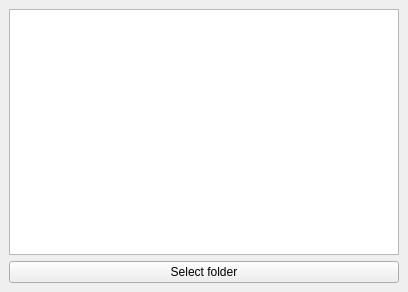
<?xml version="1.0" encoding="UTF-8"?>
<ui version="4.0">
 <class>MainWindow</class>
 <widget class="QMainWindow" name="MainWindow">
  <property name="geometry">
   <rect>
    <x>0</x>
    <y>0</y>
    <width>408</width>
    <height>292</height>
   </rect>
  </property>
  <property name="windowTitle">
   <string>MainWindow</string>
  </property>
  <widget class="QWidget" name="centralwidget">
   <layout class="QVBoxLayout" name="verticalLayout">
    <item>
     <widget class="QListWidget" name="listWidget"/>
    </item>
    <item>
     <widget class="QPushButton" name="btnBrowse">
      <property name="locale">
       <locale language="Russian" country="Russia"/>
      </property>
      <property name="text">
       <string>Select folder</string>
      </property>
     </widget>
    </item>
   </layout>
  </widget>
 </widget>
 <resources/>
 <connections/>
</ui>
